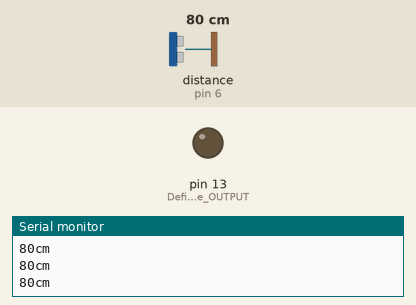
Recording of a sketch running on a simulated Arduino Uno, built with avr-gcc and run on an emulated ATmega328P. Shown: output pins drawn as LEDs (lit = HIGH), the last lines printed to the serial monitor. Wiring (inferred from the names in the program): ultrasonic range finder: trigger pin 7; echo pin 6. The inputs (shaded band) are chosen by the test bench; at power-on: distance to the obstacle (sensor on pin 6) 80 cm. The echo pulse lasts 58.3 µs per cm; pins used as bus, display or sensor lines are not drawn.

Above: at 1.2 s.
1.3 s: distance to the obstacle (sensor on pin 6) set to 13 cm
2.8 s: distance to the obstacle (sensor on pin 6) set to 10 cm
At 3.2 s:
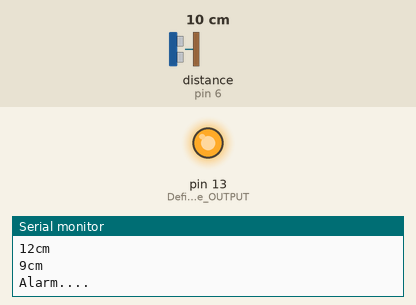
4.3 s: distance to the obstacle (sensor on pin 6) set to 18 cm
At 5.6 s:
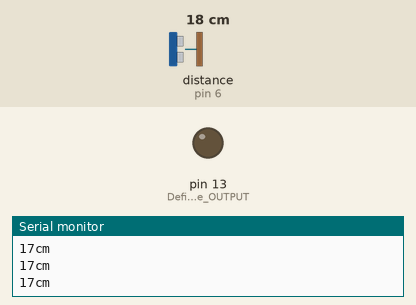
5.9 s: distance to the obstacle (sensor on pin 6) set to 2 cm
At 7.2 s:
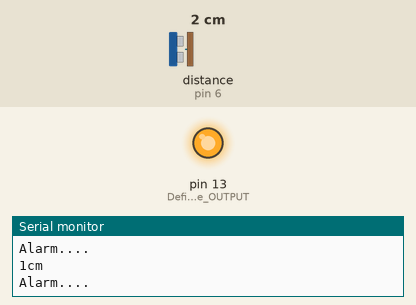
Timing chart, 0 to 8.5 s (numbered marks = the images above; inputs shaded):
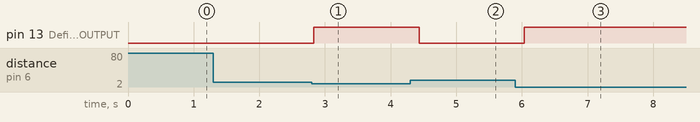

Measured:
- the behaviour switches between 12 and 11 cm on distance to the obstacle (sensor on pin 6) (found by bisection; images 0 and 1)
- after the input at 2.8 s, pin 13 (Define_pin_13_like_OUTPUT): LOW → HIGH at once
- after the input at 4.3 s, pin 13 (Define_pin_13_like_OUTPUT): HIGH → LOW after 0.13 s
- after the input at 5.9 s, pin 13 (Define_pin_13_like_OUTPUT): LOW → HIGH after 0.14 s

The sketch:

ultrasonic.ino
```cpp
/*
AUTOR: F.J.Maestre
*/

#define Pecho 6
#define Ptrig 7

void setup() {

  Serial.begin(9600);   // initialize serial communication on 9600 baudios
  pinMode(Pecho, INPUT);
  pinMode(Ptrig, OUTPUT);
  pinMode(13, 1);       // Define pin 13 like OUTPUT to turn on the led
}

void loop() {
  // Initialization of some variables
  long duration, distance;

  // The PING is triggered by a HIGH pulse of 2 or more microseconds.
  // Give a short LOW pulse beforehand to ensure a clean HIGH pulse:
  digitalWrite(Ptrig, LOW);
  delayMicroseconds(2);
  digitalWrite(Ptrig, HIGH);
  delayMicroseconds(10);
  digitalWrite(Ptrig, LOW);

  duration = pulseIn(Pecho, HIGH);

  // convert the time into a distance
  //use this line to get the distance on Cm
  distance = microsecondsToCentimeters(duration);
  //use this line to get the distance on inches
  // distance = microsecondsToInches(duration);

  if (distance >= 500 || distance <= 0){  // distance max limit
    distance = 500;
    Serial.println("---");
  }
  else {
    Serial.print(distance);          // send distance to serial port
    Serial.println("cm");            // change to inches if you need
    digitalWrite(13, 0);             // turn down the led
  }

   if (distance <= 10 && distance >= 1){
    digitalWrite(13, 1);                 // turn on the led if distance is nearer than 10 cm
    Serial.println("Alarm....");         // send "Alarm...." to serial port
  }

    delay(400);                           // Repetition system time
}

long microsecondsToInches(long microseconds) {
  // According to Parallax's datasheet for the PING))), there are
  // 73.746 microseconds per inch (i.e. sound travels at 1130 feet per
  // second).  This gives the distance travelled by the ping, outbound
  // and return, so we divide by 2 to get the distance of the obstacle.
  // See: http://www.parallax.com/dl/docs/prod/acc/28015-PING-v1.3.pdf
  return microseconds / 74 / 2;
}

long microsecondsToCentimeters(long microseconds) {
  // The speed of sound is 340 m/s or 29 microseconds per centimeter.
  // The ping travels out and back, so to find the distance of the
  // object we take half of the distance travelled.
  return microseconds / 29 / 2;
}
```
